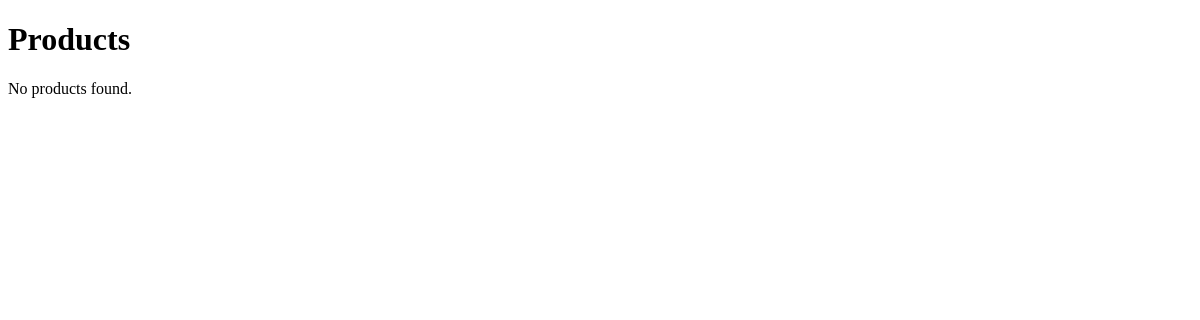
Before: /display_product.php with the older database file.
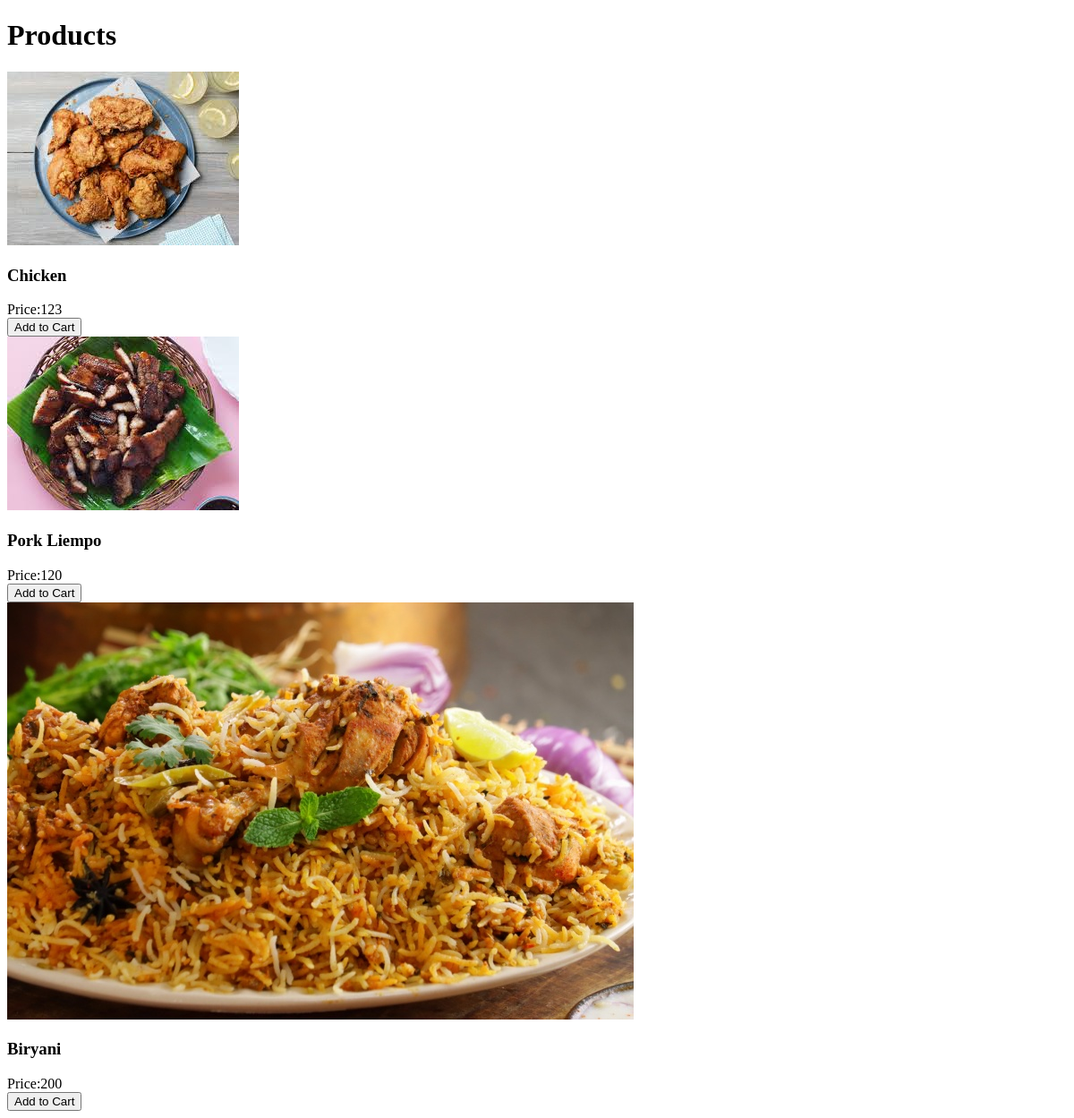
After: the same page with the newer database file.
### tables this page shows
CREATE TABLE `food_products` (
  `food_id` int(10) NOT NULL,
  `food_name` varchar(255) NOT NULL,
  `food_price` int(255) NOT NULL,
  `food_description` text NOT NULL,
  `food_image` blob NOT NULL
);

### display_product.php (the view, shortened to what this page needs)
<?php
include 'Admin/connect.php';
?>
<!DOCTYPE html>
<html lang="en">
<head>
    <link rel = "stylesheet" href="css/style.css">
</head>
<body>
    <h1>Products</h1>
    <?php
    $query = "SELECT * FROM food_products";
    $result = mysqli_query($con, $query);
    if (mysqli_num_rows($result) > 0) {
        while ($row = mysqli_fetch_assoc($result)) {
    ?>
    <form method="post">
        <div>
            <img src="images/<?php echo $row['food_image']?>" alt="">
            <h3><?php echo $row['food_name']?></h3>
            <div>Price:<?php echo $row['food_price']?></div>
            <input type="submit" class="submit_btn cart_btn" value="Add to Cart" name="add_to_cart">
        </div>
    </form>
    <?php
        }} else {
            echo "No products found.";
        }
    ?>
</body>
</html>

Changed rows visible on the page:
added food_products: food_image (picture), food_name "Chicken", food_price "123"
added food_products: food_image (picture), food_name "Pork Liempo", food_price "120"
added food_products: food_image (picture), food_name "Biryani", food_price "200"
Other visible differences:
text no longer shown: "No products found."
